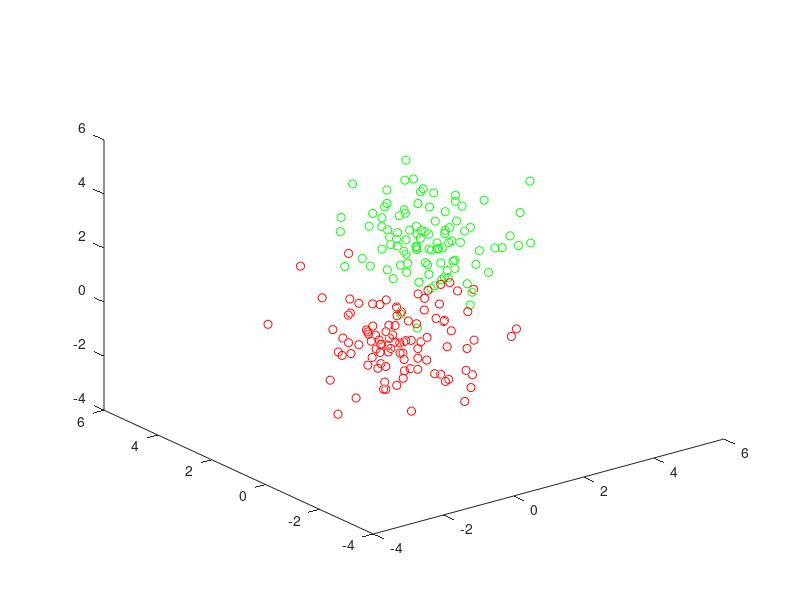

Write the MATLAB code that produced this figure. (Note: this script raises an error after producing the figure.)
rng(0)
grnpnts = mvnrnd([2, 2 ,2],eye(3),100);
redpnts = mvnrnd([0, 0, 0],eye(3),100);

plot3(grnpnts(:,1),grnpnts(:,2), grnpnts(:, 3), 'go');
hold on
plot3(redpnts(:,1),redpnts(:,2),redpnts(:, 3), 'ro');
hold off

X = [grnpts;redpts];
grp = ones(200,1);
grp(101:200) = -1;
color_codes = grp;